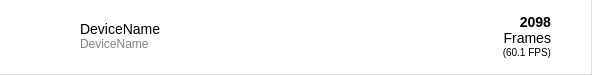
<?xml version="1.0" encoding="UTF-8"?>
<ui version="4.0">
 <class>CompareWidget</class>
 <widget class="QWidget" name="CompareWidget">
  <property name="geometry">
   <rect>
    <x>0</x>
    <y>0</y>
    <width>592</width>
    <height>75</height>
   </rect>
  </property>
  <property name="minimumSize">
   <size>
    <width>0</width>
    <height>75</height>
   </size>
  </property>
  <property name="maximumSize">
   <size>
    <width>16777215</width>
    <height>75</height>
   </size>
  </property>
  <property name="windowTitle">
   <string>Form</string>
  </property>
  <property name="styleSheet">
   <string notr="true">QWidget
{
	background-color: transparent;
}

QWidget#mainWidget
{
	border-style: solid;
	border-color: #ddd;
	border-width: 0px 1px 1px 0px;
}

QLabel#verticalLine0,#verticalLine1,#verticalLine2,#verticalLine3
{
	background-color: #ddd;
}

QLabel#titleLabel
{
	font-size: 16px;
	color: #444;
}

QLabel#deviceNameLabel
{
	font-size: 14px;
	color: #000;
}

QLabel#manufacturerLabel
{
	color: #828282;
}

QLabel#deviceIconLabel
{
	background-color: #fff;
	/*border-image: url(:/arrow.png) 0 0 0 0 stretch stretch;*/
}

QLabel#openArrowLabel
{
	border-image: url(:/arrow.png) 0 0 0 0 stretch stretch;
}

QWidget#scoreLabel
{
	font-size: 14px;
	font-weight: bold;
}

QWidget#metricLabel
{
	font-size: 14px;
}

QWidget#fpsLabel
{
	font-size: 10px;
}</string>
  </property>
  <property name="barColor" stdset="0">
   <string>#d4eafc</string>
  </property>
  <property name="barBackgroundColor" stdset="0">
   <string>#fff</string>
  </property>
  <property name="yourBarColor" stdset="0">
   <string>#d4eaf9</string>
  </property>
  <layout class="QVBoxLayout" name="verticalLayout_2">
   <property name="spacing">
    <number>0</number>
   </property>
   <property name="leftMargin">
    <number>0</number>
   </property>
   <property name="topMargin">
    <number>0</number>
   </property>
   <property name="rightMargin">
    <number>0</number>
   </property>
   <property name="bottomMargin">
    <number>0</number>
   </property>
   <item>
    <widget class="QWidget" name="mainWidget" native="true">
     <layout class="QHBoxLayout" name="horizontalLayout_2" stretch="1,0">
      <property name="spacing">
       <number>0</number>
      </property>
      <property name="leftMargin">
       <number>0</number>
      </property>
      <property name="topMargin">
       <number>0</number>
      </property>
      <property name="rightMargin">
       <number>0</number>
      </property>
      <property name="bottomMargin">
       <number>1</number>
      </property>
      <item>
       <widget class="QWidget" name="descriptionPanel" native="true">
        <layout class="QHBoxLayout" name="horizontalLayout_4">
         <property name="spacing">
          <number>6</number>
         </property>
         <property name="leftMargin">
          <number>6</number>
         </property>
         <property name="topMargin">
          <number>6</number>
         </property>
         <property name="rightMargin">
          <number>6</number>
         </property>
         <property name="bottomMargin">
          <number>6</number>
         </property>
         <item>
          <widget class="QLabel" name="deviceIconLabel">
           <property name="minimumSize">
            <size>
             <width>62</width>
             <height>62</height>
            </size>
           </property>
           <property name="maximumSize">
            <size>
             <width>62</width>
             <height>62</height>
            </size>
           </property>
           <property name="text">
            <string/>
           </property>
           <property name="pixmap">
            <pixmap resource="resources.qrc">:/device.png</pixmap>
           </property>
           <property name="scaledContents">
            <bool>false</bool>
           </property>
           <property name="alignment">
            <set>Qt::AlignCenter</set>
           </property>
          </widget>
         </item>
         <item>
          <layout class="QVBoxLayout" name="verticalLayout">
           <property name="spacing">
            <number>0</number>
           </property>
           <property name="leftMargin">
            <number>6</number>
           </property>
           <item>
            <widget class="QLabel" name="deviceNameLabel">
             <property name="sizePolicy">
              <sizepolicy hsizetype="Expanding" vsizetype="Expanding">
               <horstretch>0</horstretch>
               <verstretch>0</verstretch>
              </sizepolicy>
             </property>
             <property name="minimumSize">
              <size>
               <width>167</width>
               <height>0</height>
              </size>
             </property>
             <property name="text">
              <string>DeviceName</string>
             </property>
             <property name="scaledContents">
              <bool>false</bool>
             </property>
             <property name="alignment">
              <set>Qt::AlignBottom|Qt::AlignLeading|Qt::AlignLeft</set>
             </property>
             <property name="wordWrap">
              <bool>true</bool>
             </property>
             <property name="indent">
              <number>0</number>
             </property>
            </widget>
           </item>
           <item>
            <widget class="QLabel" name="manufacturerLabel">
             <property name="sizePolicy">
              <sizepolicy hsizetype="Expanding" vsizetype="Expanding">
               <horstretch>0</horstretch>
               <verstretch>0</verstretch>
              </sizepolicy>
             </property>
             <property name="minimumSize">
              <size>
               <width>167</width>
               <height>0</height>
              </size>
             </property>
             <property name="text">
              <string>DeviceName</string>
             </property>
             <property name="scaledContents">
              <bool>false</bool>
             </property>
             <property name="alignment">
              <set>Qt::AlignLeading|Qt::AlignLeft|Qt::AlignTop</set>
             </property>
             <property name="wordWrap">
              <bool>true</bool>
             </property>
             <property name="indent">
              <number>0</number>
             </property>
            </widget>
           </item>
          </layout>
         </item>
         <item>
          <widget class="QWidget" name="otherPanel" native="true">
           <layout class="QVBoxLayout" name="verticalLayout_5" stretch="0,0,0,0,0">
            <property name="spacing">
             <number>0</number>
            </property>
            <property name="leftMargin">
             <number>6</number>
            </property>
            <property name="topMargin">
             <number>0</number>
            </property>
            <property name="rightMargin">
             <number>6</number>
            </property>
            <property name="bottomMargin">
             <number>0</number>
            </property>
            <item>
             <spacer name="verticalSpacer_4">
              <property name="orientation">
               <enum>Qt::Vertical</enum>
              </property>
              <property name="sizeHint" stdset="0">
               <size>
                <width>20</width>
                <height>40</height>
               </size>
              </property>
             </spacer>
            </item>
            <item>
             <widget class="QLabel" name="scoreLabel">
              <property name="text">
               <string>2098</string>
              </property>
              <property name="alignment">
               <set>Qt::AlignBottom|Qt::AlignRight|Qt::AlignTrailing</set>
              </property>
             </widget>
            </item>
            <item>
             <widget class="QLabel" name="metricLabel">
              <property name="text">
               <string>Frames</string>
              </property>
              <property name="alignment">
               <set>Qt::AlignRight|Qt::AlignTrailing|Qt::AlignVCenter</set>
              </property>
             </widget>
            </item>
            <item>
             <widget class="QLabel" name="fpsLabel">
              <property name="text">
               <string>(60.1 FPS)</string>
              </property>
              <property name="alignment">
               <set>Qt::AlignRight|Qt::AlignTop|Qt::AlignTrailing</set>
              </property>
             </widget>
            </item>
            <item>
             <spacer name="verticalSpacer_3">
              <property name="orientation">
               <enum>Qt::Vertical</enum>
              </property>
              <property name="sizeHint" stdset="0">
               <size>
                <width>20</width>
                <height>40</height>
               </size>
              </property>
             </spacer>
            </item>
           </layout>
          </widget>
         </item>
         <item>
          <widget class="QLabel" name="openArrowLabel">
           <property name="minimumSize">
            <size>
             <width>22</width>
             <height>22</height>
            </size>
           </property>
           <property name="maximumSize">
            <size>
             <width>22</width>
             <height>22</height>
            </size>
           </property>
           <property name="text">
            <string/>
           </property>
           <property name="indent">
            <number>0</number>
           </property>
          </widget>
         </item>
        </layout>
       </widget>
      </item>
      <item>
       <widget class="QLabel" name="verticalLine0">
        <property name="minimumSize">
         <size>
          <width>1</width>
          <height>0</height>
         </size>
        </property>
        <property name="maximumSize">
         <size>
          <width>1</width>
          <height>16777215</height>
         </size>
        </property>
        <property name="text">
         <string/>
        </property>
       </widget>
      </item>
     </layout>
    </widget>
   </item>
  </layout>
 </widget>
 <resources>
  <include location="resources.qrc"/>
 </resources>
 <connections/>
</ui>
